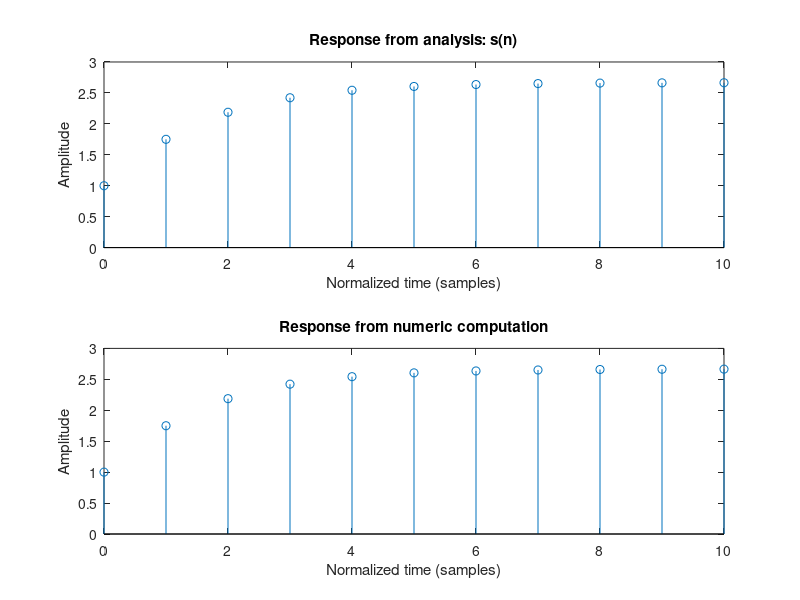

Write MATLAB code to recreate this figure.
n = 0:10;
x = (n>=0);

b = 1;
a = [1,-3/4,1/8];

s_analysis = (1/3)*(1/4).^n .*(n>=0) - 2*(1/2).^n .* (n>=0) + (8/3) .*(n>=0);
s_numeric = filter(b, a, x);

figure;
subplot(2, 1, 1);
stem(n, s_analysis);
title("Response from analysis: s(n)");
xlabel("Normalized time (samples)");
ylabel("Amplitude");

subplot(2, 1, 2);
stem(n, s_numeric);
title("Response from numeric computation");
xlabel("Normalized time (samples)");
ylabel("Amplitude");
